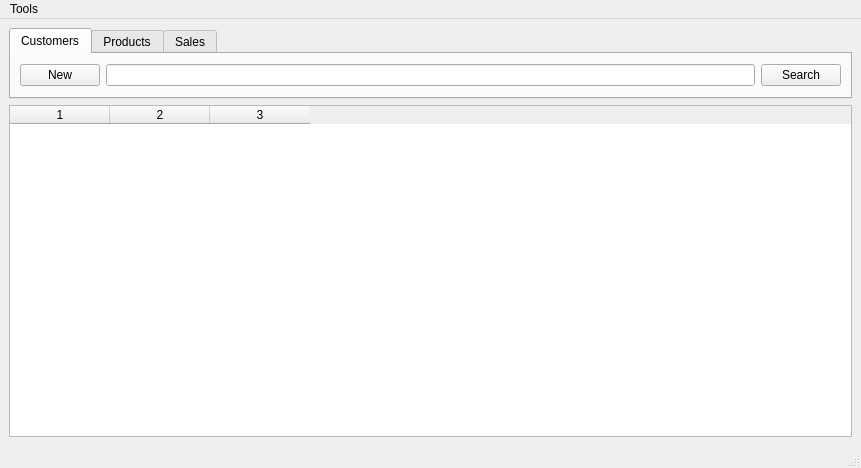
<?xml version="1.0" encoding="UTF-8"?>
<ui version="4.0">
 <class>MainWindow</class>
 <widget class="QMainWindow" name="MainWindow">
  <property name="geometry">
   <rect>
    <x>0</x>
    <y>0</y>
    <width>861</width>
    <height>468</height>
   </rect>
  </property>
  <property name="windowTitle">
   <string>Storesse</string>
  </property>
  <widget class="QWidget" name="centralwidget">
   <layout class="QVBoxLayout" name="verticalLayout">
    <item>
     <widget class="QTabWidget" name="tabWidget">
      <property name="sizePolicy">
       <sizepolicy hsizetype="Expanding" vsizetype="Preferred">
        <horstretch>0</horstretch>
        <verstretch>0</verstretch>
       </sizepolicy>
      </property>
      <property name="currentIndex">
       <number>0</number>
      </property>
      <widget class="QWidget" name="customersTab">
       <attribute name="title">
        <string>Customers</string>
       </attribute>
       <layout class="QHBoxLayout" name="horizontalLayout">
        <item>
         <widget class="QPushButton" name="pushButton">
          <property name="text">
           <string>New</string>
          </property>
         </widget>
        </item>
        <item>
         <widget class="QLineEdit" name="searchCustomersLineEdit"/>
        </item>
        <item>
         <widget class="QPushButton" name="searchCustomersBtn">
          <property name="text">
           <string>Search</string>
          </property>
         </widget>
        </item>
       </layout>
      </widget>
      <widget class="QWidget" name="productsTab">
       <attribute name="title">
        <string>Products</string>
       </attribute>
       <layout class="QHBoxLayout" name="horizontalLayout_2">
        <item>
         <widget class="QPushButton" name="newProductBtn">
          <property name="text">
           <string>New</string>
          </property>
         </widget>
        </item>
        <item>
         <widget class="QLineEdit" name="searchProductsLineEdit"/>
        </item>
        <item>
         <widget class="QPushButton" name="searchProductsBtn">
          <property name="text">
           <string>Search</string>
          </property>
         </widget>
        </item>
       </layout>
      </widget>
      <widget class="QWidget" name="salesTab">
       <attribute name="title">
        <string>Sales</string>
       </attribute>
       <layout class="QHBoxLayout" name="horizontalLayout_3">
        <item>
         <widget class="QPushButton" name="newSaleBtn">
          <property name="text">
           <string>New</string>
          </property>
         </widget>
        </item>
        <item>
         <widget class="QLineEdit" name="searchSalesLineEdit"/>
        </item>
        <item>
         <widget class="QPushButton" name="searchSalesBtn">
          <property name="text">
           <string>Search</string>
          </property>
         </widget>
        </item>
        <item>
         <widget class="QDateEdit" name="salesDateEdit"/>
        </item>
       </layout>
      </widget>
     </widget>
    </item>
    <item>
     <widget class="QTableWidget" name="tableWidget">
      <property name="columnCount">
       <number>3</number>
      </property>
      <column/>
      <column/>
      <column/>
     </widget>
    </item>
   </layout>
  </widget>
  <widget class="QMenuBar" name="menubar">
   <property name="geometry">
    <rect>
     <x>0</x>
     <y>0</y>
     <width>861</width>
     <height>22</height>
    </rect>
   </property>
   <widget class="QMenu" name="menuTools">
    <property name="title">
     <string>Tools</string>
    </property>
    <addaction name="actionOptions"/>
   </widget>
   <addaction name="menuTools"/>
  </widget>
  <widget class="QStatusBar" name="statusbar"/>
  <action name="actionOptions">
   <property name="text">
    <string>Options...</string>
   </property>
  </action>
 </widget>
 <resources/>
 <connections>
  <connection>
   <sender>searchCustomersBtn</sender>
   <signal>clicked()</signal>
   <receiver>MainWindow</receiver>
   <slot>setUpTable()</slot>
   <hints>
    <hint type="sourcelabel">
     <x>783</x>
     <y>81</y>
    </hint>
    <hint type="destinationlabel">
     <x>858</x>
     <y>106</y>
    </hint>
   </hints>
  </connection>
  <connection>
   <sender>searchProductsBtn</sender>
   <signal>clicked()</signal>
   <receiver>MainWindow</receiver>
   <slot>setUpTable()</slot>
   <hints>
    <hint type="sourcelabel">
     <x>101</x>
     <y>80</y>
    </hint>
    <hint type="destinationlabel">
     <x>856</x>
     <y>84</y>
    </hint>
   </hints>
  </connection>
  <connection>
   <sender>searchSalesBtn</sender>
   <signal>clicked()</signal>
   <receiver>MainWindow</receiver>
   <slot>setUpTable()</slot>
   <hints>
    <hint type="sourcelabel">
     <x>79</x>
     <y>80</y>
    </hint>
    <hint type="destinationlabel">
     <x>853</x>
     <y>31</y>
    </hint>
   </hints>
  </connection>
  <connection>
   <sender>salesDateEdit</sender>
   <signal>dateChanged(QDate)</signal>
   <receiver>MainWindow</receiver>
   <slot>setUpTable()</slot>
   <hints>
    <hint type="sourcelabel">
     <x>101</x>
     <y>80</y>
    </hint>
    <hint type="destinationlabel">
     <x>855</x>
     <y>76</y>
    </hint>
   </hints>
  </connection>
  <connection>
   <sender>searchCustomersLineEdit</sender>
   <signal>returnPressed()</signal>
   <receiver>searchCustomersBtn</receiver>
   <slot>click()</slot>
   <hints>
    <hint type="sourcelabel">
     <x>128</x>
     <y>81</y>
    </hint>
    <hint type="destinationlabel">
     <x>783</x>
     <y>81</y>
    </hint>
   </hints>
  </connection>
  <connection>
   <sender>searchProductsLineEdit</sender>
   <signal>returnPressed()</signal>
   <receiver>searchProductsBtn</receiver>
   <slot>click()</slot>
   <hints>
    <hint type="sourcelabel">
     <x>72</x>
     <y>80</y>
    </hint>
    <hint type="destinationlabel">
     <x>101</x>
     <y>80</y>
    </hint>
   </hints>
  </connection>
  <connection>
   <sender>searchSalesLineEdit</sender>
   <signal>returnPressed()</signal>
   <receiver>searchSalesBtn</receiver>
   <slot>click()</slot>
   <hints>
    <hint type="sourcelabel">
     <x>57</x>
     <y>80</y>
    </hint>
    <hint type="destinationlabel">
     <x>79</x>
     <y>80</y>
    </hint>
   </hints>
  </connection>
  <connection>
   <sender>newSaleBtn</sender>
   <signal>clicked()</signal>
   <receiver>MainWindow</receiver>
   <slot>newSale()</slot>
   <hints>
    <hint type="sourcelabel">
     <x>35</x>
     <y>80</y>
    </hint>
    <hint type="destinationlabel">
     <x>298</x>
     <y>28</y>
    </hint>
   </hints>
  </connection>
  <connection>
   <sender>tabWidget</sender>
   <signal>currentChanged(int)</signal>
   <receiver>MainWindow</receiver>
   <slot>setUpTable()</slot>
   <hints>
    <hint type="sourcelabel">
     <x>430</x>
     <y>69</y>
    </hint>
    <hint type="destinationlabel">
     <x>430</x>
     <y>233</y>
    </hint>
   </hints>
  </connection>
 </connections>
 <slots>
  <slot>setUpTable()</slot>
  <slot>newSale()</slot>
  <slot>editItem(QModelIndex)</slot>
 </slots>
</ui>
